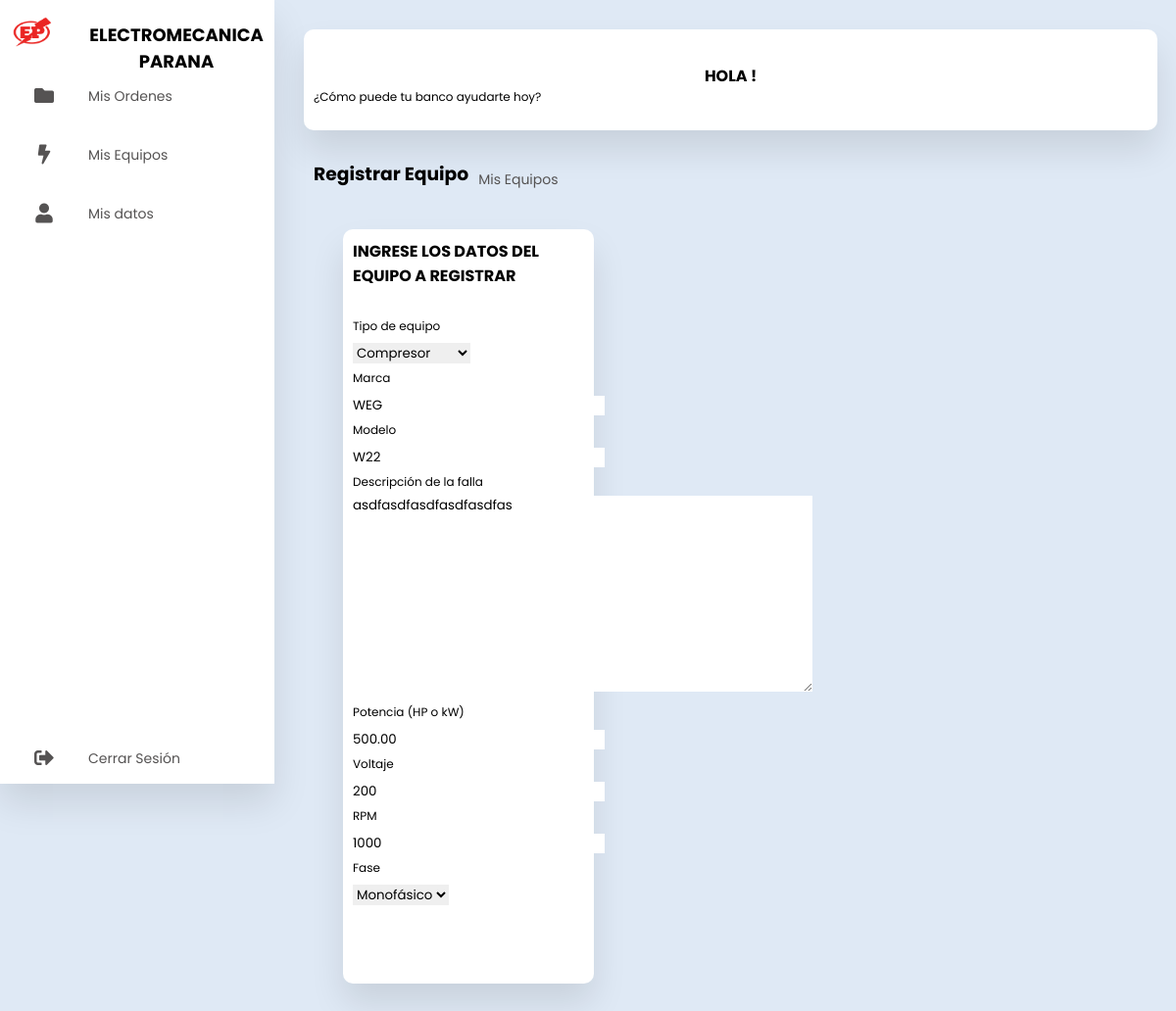
The app's page /ordenes/equipo/1/edit (signed in) with its own data.
### aplicaciones/ordenes/models.py (models this page shows, shortened)
class Equipo(models.Model):
    TIPOS_EQUIPO = [
        ('Motor', 'Motor Eléctrico'),
        ('Bomba', 'Bomba'),
        ('Ventilador', 'Ventilador'),
        ('Compresor', 'Compresor'),
        ('Generador', 'Generador'),
        ('Transformador', 'Transformador'),
        ('Otro', 'Otro'),
    ]
    FASES = [
        (1, 'Monofásico'),
        (2, 'Bifásico'),
        (3, 'Trifásico'),
    ]
    equipo_id = models.AutoField(primary_key=True)
    cliente_id = models.ForeignKey(Cliente, on_delete=models.CASCADE)
    tipo_equipo = models.CharField(max_length=100, choices=TIPOS_EQUIPO, default='Motor')
    marca = models.CharField(max_length=50)
    modelo = models.CharField(max_length=50, blank=True)
    descripcion_falla = models.TextField(blank=True)
    diagnostico = models.TextField(blank=True)
    solucion = models.TextField(blank=True)
    potencia_hp_kw = models.DecimalField(
        max_digits=6,
        decimal_places=2,
        null=True,
        blank=True,
        help_text="Potencia en HP o KW"
    )
    voltaje = models.PositiveIntegerField(null=True, blank=True, help_text="Voltaje en V")
    rpm = models.PositiveIntegerField(null=True, blank=True, help_text="Revoluciones por minuto")
    fase = models.PositiveIntegerField(choices=FASES, null=True, blank=True)
    fecha_creacion = models.DateTimeField(auto_now_add=True)
    fecha_modificacion = models.DateTimeField(auto_now=True)
    fecha_diagnostico = models.DateField(blank=True, null=True)
    class Meta:
        verbose_name = 'Equipo'
        verbose_name_plural = 'Equipos'
        ordering = ['tipo_equipo', 'marca', 'modelo']

### aplicaciones/ordenes/views.py (the view)
# urls.py: path('equipo/<int:id>/edit', views.editar_equipo, name='editar_equipo'),
@login_required(login_url='login')
def editar_equipo(request, id):
    equipo = get_object_or_404(Equipo, pk=id)
    try:
        cliente = get_cliente_from_user(request.user)
        if equipo.cliente_id != cliente:
            messages.error(request, "No tienes permiso para editar este equipo.")
            return redirect('listar_equipos')
    except Cliente.DoesNotExist:
        messages.error(request, "Cliente no encontrado.")
        return redirect('listar_equipos')
    if request.method == "POST":
        form = RegistroEquipo(request.POST, instance=equipo)
        if form.is_valid():
            form.save()
            messages.success(request, "Equipo actualizado correctamente.")
            return redirect('listar_equipos')
        else:
            messages.error(request, "Por favor revisá los datos ingresados.")
    else:
        form = RegistroEquipo(instance=equipo)
    return render(request, 'ordenes/equipo_Form.html', {'form': form, 'editar': True, 'equipo': equipo})

### aplicaciones/ordenes/forms.py
class RegistroEquipo(forms.ModelForm):
    class Meta:
        model = Equipo
        fields = ('tipo_equipo', 'marca', 'modelo', 'descripcion_falla', 'potencia_hp_kw', 'voltaje', 'rpm', 'fase')

### aplicaciones/cliente/models.py (called while the page is built)
    def __str__(self):
        return self.custom_username

### aplicaciones/ordenes/views.py (called while the page is built)
def get_cliente_from_user(user):
    persona = Persona.objects.get(custom_username=user)
    return Cliente.objects.get(persona_id=persona)

### templates/ordenes/equipo_Form.html (shortened to what this page needs)
{% extends 'base.html' %}
{% block content %}
    <section class="main">
        <div class="main-top">
            <h1>Registrar Equipo</h1>
            <a href="{% url 'listar_equipos' %}" class="button-form">Mis Equipos</a>
        </div>
        <div class="main">
            <div class="main-skills-contactos">
                <div class="card">
                <form method="post" action="{% if editar %}{% url 'editar_equipo' equipo.equipo_id %}{% else %}{% url 'registro_equipo' %}{% endif %}">
                        <h4>Ingrese los datos del equipo a registrar</h4>
                        <br>
                        <div class="form-group">
                            <p>Tipo de equipo</p>
                            {{ form.tipo_equipo }}
                        </div>
                        <div class="form-group">
                            <p>Marca</p>
                            {{ form.marca }}
                        </div>
                        <div class="form-group">
                            <p>Modelo</p>
                            {{ form.modelo }}
                        </div>
                        <div class="form-group">
                            <p>Descripción de la falla</p>
                            {{ form.descripcion_falla }}
                        </div>
                        <div class="form-group">
                            <p>Potencia (HP o kW)</p>
                            {{ form.potencia_hp_kw }}
                        </div>
                        <div class="form-group">
                            <p>Voltaje</p>
                            {{ form.voltaje }}
                        </div>
                        <div class="form-group">
                            <p>RPM</p>
                            {{ form.rpm }}
                        </div>
                        <div class="form-group">
                            <p>Fase</p>
                            {{ form.fase }}
                        </div>
                        <br>
                        <button class="btn form__btn" type="submit">{% if editar %}Editar{% else %}Registrar{% endif %}</button>
                    </form>
                </div>
            </div>
        </div>
    </section>
{% endblock content %}

### static/css/styles_dashboard.css (style rules this page uses)
* { margin: 0; padding: 0; outline: none; border: none; text-decoration: none; box-sizing: border-box; font-family: "Poppins", sans-serif; }
body { background: #dfe9f5; }
a { position: relative; color: rgb(85, 83, 83); font-size: 14px; display: table; width: auto; padding: 10px; }
.main { position: relative; padding: 20px; width: 100%; }
.main-top { display: flex; width: 100%; }
.main-skills .card { width: 25%; margin: 10px; background: #fff; text-align: left; border-radius: 20px; padding: 10px; box-shadow: 0 20px 35px rgba(0, 0, 0, 0.1); }
.main-skills .card p { font-size: 12px; }
.main-skills .card button { background: orangered; color: #fff; padding: 7px 15px; border-radius: 10px; margin-top: 15px; cursor: pointer; }
.users .card { width: 32%; margin: 10px; background: #ffffff; text-align: left; border-radius: 10px; padding: 10px; box-shadow: 0 20px 35px rgba(0, 0, 0, 0.1); }
.users .card h4 { text-transform: uppercase; }
.users .card p { font-size: 12px; margin-bottom: 5px; margin-top: 5px; }
.users .card button { width: 50%; margin-top: 8px; padding: 7px; cursor: pointer; border-radius: 10px; background: transparent; border: 1px solid #ffffff; }

### records on screen
Equipo: tipo_equipo "Compresor", marca "WEG", modelo "W22", descripcion_falla "asdfasdfasdfasdfasdfas", potencia_hp_kw "500.00", voltaje "200", rpm "1000", fase "Monofásico"
